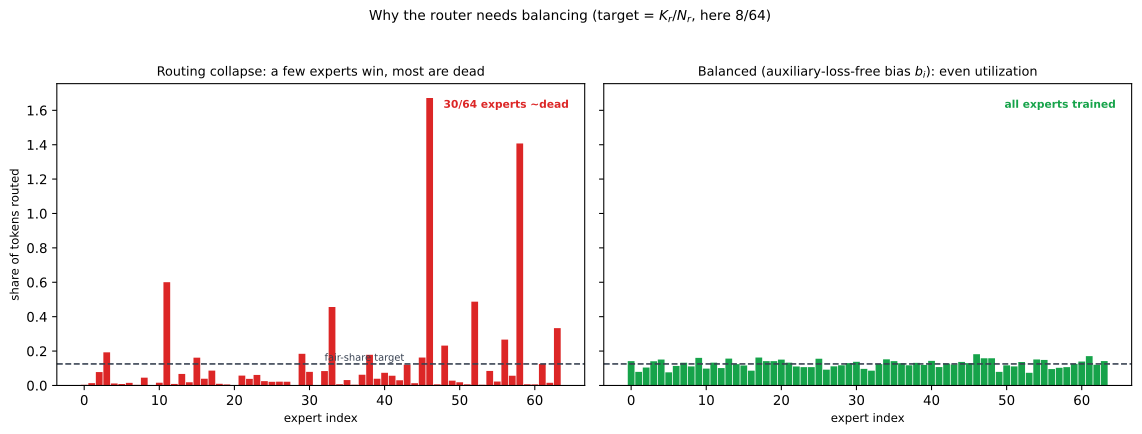

The Python source for this figure:
"""Figure G.3 — load balancing: routing collapse vs a balanced router.

Left: without a balancing mechanism the router collapses — a few experts win almost
all tokens and the rest are never trained (dead), wasting the model's capacity.
Right: DeepSeek-V3's auxiliary-loss-free bias b_i nudges the top-k selection toward
even utilization, so every expert sees roughly its fair share (here 1/256 of tokens
times 8 active = the dashed target). Illustrative distributions (synthetic), with
the per-expert target load drawn from the sourced N_r=256, K_r=8 config [64].

Output: appendix-g-load-balance.svg
"""
import pathlib
import numpy as np
import matplotlib
matplotlib.use("Agg")
import matplotlib.pyplot as plt

HERE = pathlib.Path(__file__).resolve().parent
rng = np.random.default_rng(3)

Nr, Kr = 64, 8                              # show 64 experts for legibility (V3 uses 256)
target = Kr / Nr                            # mean fraction of tokens each expert sees

# collapsed: a few experts dominate (power-law-ish), many near zero
collapse = rng.pareto(1.1, Nr) + 0.02
collapse = collapse / collapse.sum() * Kr
# balanced: tight around the target
balanced = target + rng.normal(0, target * 0.18, Nr)
balanced = np.clip(balanced, 0, None)
balanced = balanced / balanced.sum() * Kr

COLL, BAL, TGT, EDGE = "#dc2626", "#16a34a", "#374151", "#374151"
fig, (ax1, ax2) = plt.subplots(1, 2, figsize=(12.0, 4.4), sharey=True)
xx = np.arange(Nr)

ax1.bar(xx, collapse, color=COLL, edgecolor="none", width=0.9)
ax1.axhline(target, color=TGT, ls="--", lw=1.2)
ax1.set_title("Routing collapse: a few experts win, most are dead", fontsize=9.6)
ax1.set_xlabel("expert index", fontsize=8.8)
ax1.set_ylabel("share of tokens routed", fontsize=8.8)
dead = int((collapse < 0.2 * target).sum())
ax1.text(0.97, 0.92, f"{dead}/{Nr} experts ~dead", transform=ax1.transAxes,
         ha="right", fontsize=8.0, color=COLL, fontweight="bold")
ax1.text(Nr * 0.5, target * 1.15, "fair-share target", fontsize=7.4, color=TGT)

ax2.bar(xx, balanced, color=BAL, edgecolor="none", width=0.9)
ax2.axhline(target, color=TGT, ls="--", lw=1.2)
ax2.set_title("Balanced (auxiliary-loss-free bias $b_i$): even utilization", fontsize=9.6)
ax2.set_xlabel("expert index", fontsize=8.8)
ax2.text(0.97, 0.92, "all experts trained", transform=ax2.transAxes,
         ha="right", fontsize=8.0, color=BAL, fontweight="bold")

fig.suptitle("Why the router needs balancing (target = $K_r/N_r$, here 8/64)", fontsize=10.2, y=1.02)
fig.tight_layout()
fig.savefig(HERE / "appendix-g-load-balance.svg", bbox_inches="tight")
print("wrote appendix-g-load-balance.svg")
